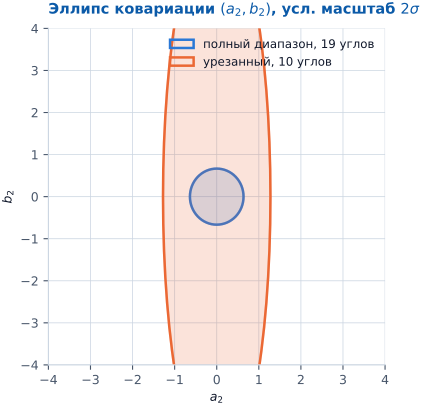

Write Python code to recreate this figure.
# -*- coding: utf-8 -*-
"""Рис. 5.2 -- эллипсы ковариации (a2,b2) для двух планов измерения.

ЧИСТАЯ ГЕОМЕТРИЯ МАТРИЦЫ ПЛАНА (не данные): Cov = (X^T X)^-1 при единичном и
одинаковом для всех точек шуме (sigma=1) -- условный масштаб, важна ФОРМА, а
не абсолютный размер эллипса. Два плана -- те же, что в fig05_cond_curve.py и
в таблице параграфа (19 углов -90..90 против 10 углов 0..90, шаг 10 град.).
"""

import sys
from pathlib import Path

REPO = Path(__file__).resolve().parents[4]
sys.path.insert(0, str(REPO))

import numpy as np

import pstyle as ps
import matplotlib.pyplot as plt
from matplotlib.patches import Ellipse


def design_matrix(angles_deg):
    th = np.deg2rad(np.asarray(angles_deg))
    return np.column_stack([
        np.ones_like(th), np.cos(2 * th), np.sin(2 * th),
        np.cos(4 * th), np.sin(4 * th),
    ])


def cov_a2b2(angles_deg):
    X = design_matrix(angles_deg)
    cov = np.linalg.inv(X.T @ X)
    idx = [1, 2]  # столбцы a2, b2
    return cov[np.ix_(idx, idx)]


angles_full = np.arange(-90, 91, 10.0)
angles_half = np.arange(0, 91, 10.0)

fig, ax = plt.subplots(figsize=(4.6, 4.3))

for angles, lab, col in [
    (angles_full, "полный диапазон, 19 углов", ps.S1),
    (angles_half, "урезанный, 10 углов", ps.S2),
]:
    cov = cov_a2b2(angles)
    vals, vecs = np.linalg.eigh(cov)
    order = np.argsort(vals)[::-1]
    vals, vecs = vals[order], vecs[:, order]
    angle_deg = np.degrees(np.arctan2(vecs[1, 0], vecs[0, 0]))
    width, height = 2 * np.sqrt(vals) * 2  # масштаб 2-сигма, условные единицы
    e = Ellipse((0, 0), width=width, height=height, angle=angle_deg,
                facecolor=col, edgecolor=col, alpha=0.18, lw=1.8)
    ax.add_patch(e)
    e2 = Ellipse((0, 0), width=width, height=height, angle=angle_deg,
                 facecolor="none", edgecolor=col, lw=1.8, label=lab)
    ax.add_patch(e2)

ax.set_xlim(-4, 4)
ax.set_ylim(-4, 4)
ax.set_aspect("equal")
ps.finish(ax, title=r"Эллипс ковариации $(a_2,b_2)$, усл. масштаб $2\sigma$",
          xlabel=r"$a_2$", ylabel=r"$b_2$", legend="upper right")

fig.tight_layout()
ps.save(fig, "fig05_cov_ellipse")
